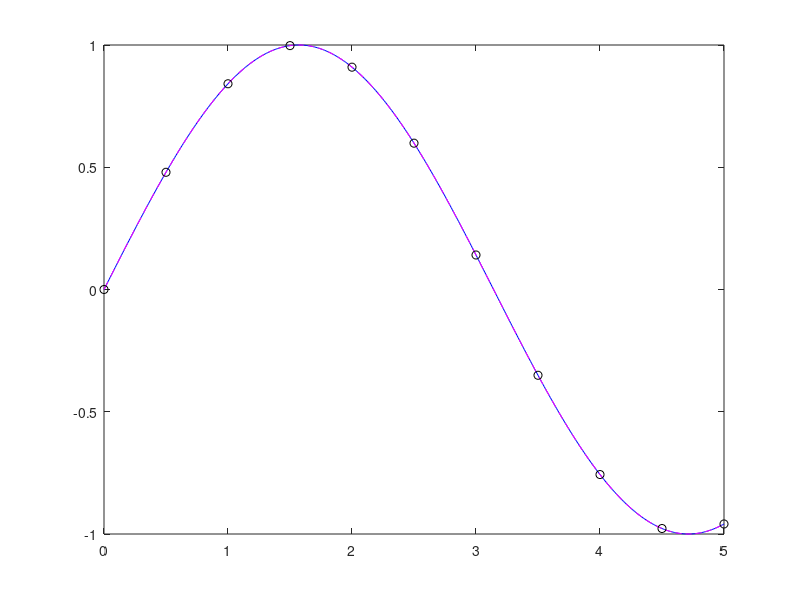

MATLAB code for this plot:
clc;clf;
clear;

x = 0:0.5:5;
y = sin(x);
y_true = y;
n = length(y);

%вычисление конечных разностей
for i = 2:n
for j = n:-1:i
temp = y(j) - y(j-1);
y(j) = temp;
end
end
y;


h = x(2) - x(1);

proizv_arr = zeros([1,n]);
proizv_arr(1) = 1;

A = 1;

N = zeros([1,n]);
RN = N + y(1);
N = N +[zeros(1,length(N)- 1), y(1)];
for i = 2:n
A = 1;
for j = 2:i
A = conv(A,[1,-x(j-1)]);
end

N = N +[zeros(1,length(N)-length(A)), y(i)*A/(factorial(i-1)*(h.^(i-1)))];
end

disp('Коэффициенты многочлена Ньютона');
N
t = x(1):0.01:x(end);

g = polyval(N,t);

plot(t,g, '-b')
hold on
plot(t,sin(t),'--m')
plot(x,y_true,'ok')